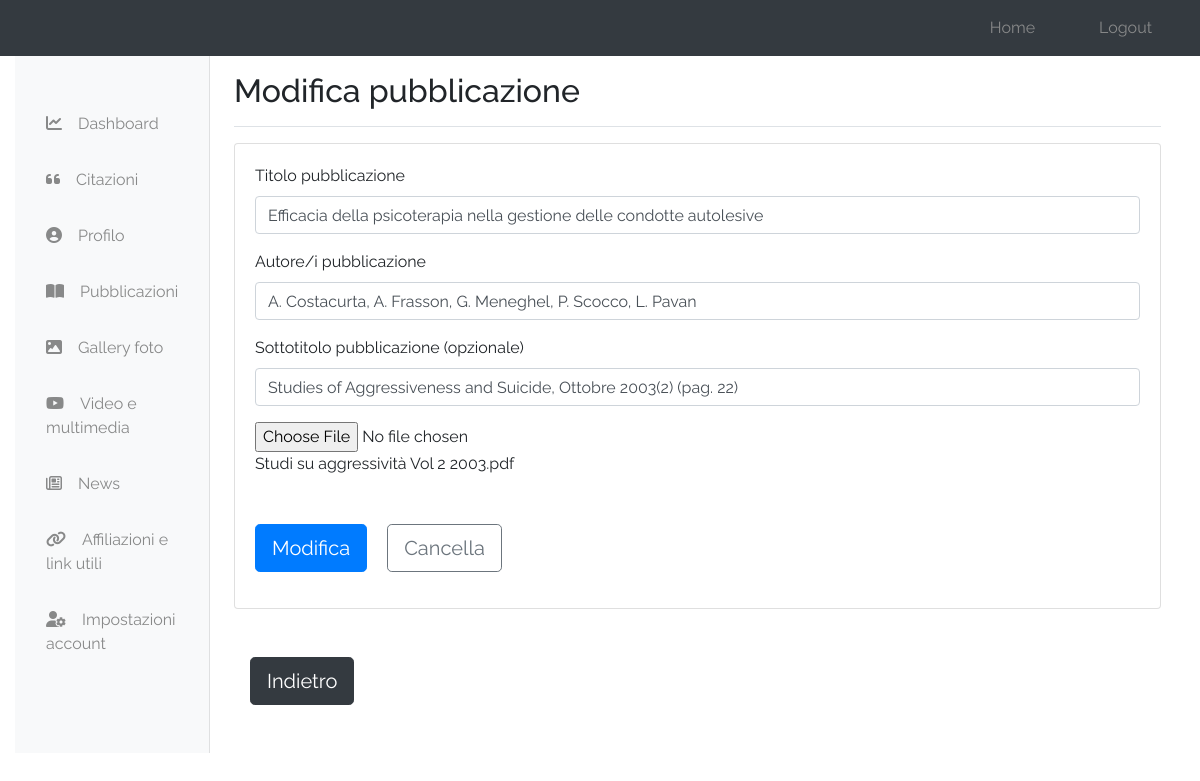
The app's page /admin/index.php?edit_pub&id=1 (signed in) with its own data.
### tables this page shows
CREATE TABLE `pubblicazioni` (
  `pub_id` int(11) NOT NULL,
  `pub_title` varchar(200) NOT NULL,
  `pub_subtitle` varchar(255) DEFAULT NULL,
  `pub_autor` varchar(200) NOT NULL,
  `pub_link` varchar(200) DEFAULT NULL
);

### resources/templates/back/edit_pub.php (the view, shortened to what this page needs)
<?php
    if(isset($_GET['id'])) {
        $pub = get_pub($_GET['id']);
    }
?>
<div class="card">
    <div class="card-body">
        <form id="editPubForm" action="" method="POST" enctype="multipart/form-data" class="needs-validation" novalidate>
            <div class="form-group">
                <label for="title" class="form-label">Titolo pubblicazione</label>
                <input type="text" name="title" class="form-control" id="title" required value="<?php echo $pub['pub_title']; ?>">
            </div>
            <div class="form-group">
                <label for="autore" class="form-label">Autore/i pubblicazione</label>
                <input type="text" name="autore" class="form-control" id="autore" required value="<?php echo $pub['pub_autor']; ?>">
            </div>
            <div class="form-group">
                <label for="sub" class="form-label">Sottotitolo pubblicazione (opzionale)</label>
                <input type="text" name="sub" class="form-control" id="sub" value="<?php echo $pub['pub_subtitle']; ?>">
            </div>
            <div class="form-group mb-3">
                <input type="file" class="form-control-file" id="pubLink" name="pubLink">
                <p><?php echo $pub['pub_link']; ?></p>
            </div>
            <div class="form-group mt-5">
                <button name="editPub" type="submit" class="btn btn-primary btn-lg mr-3">Modifica</button>
                <button name="reset" type="reset" class="btn btn-outline-secondary btn-lg" onClick="formReset('editPubForm')">Cancella</button>
            </div>
        </form>
    </div>
</div>
<a class="btn btn-dark btn-lg my-5 ml-3" href="../admin/index.php?pubs" role="button">Indietro</a>

### css/style.css (style rules this page uses)
body { background-color: #FFF; font-family: 'Raleway', sans-serif !important; min-height: 100%; }

### records on screen
pubblicazioni: title "Efficacia della psicoterapia nella gestione delle condotte autolesive", autore "A. Costacurta, A. Frasson, G. Meneghel, P. Scocco, L. Pavan", sub "Studies of Aggressiveness and Suicide, Ottobre 2003(2) (pag. 22)", pub_link "Studi su aggressività Vol 2 2003.pdf"

### other values on screen
$title "Modifica pubblicazione"
